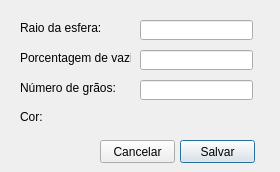
<?xml version="1.0" encoding="UTF-8"?>
<ui version="4.0">
 <class>DlgParametrosEsferasIdenticas</class>
 <widget class="QDialog" name="DlgParametrosEsferasIdenticas">
  <property name="geometry">
   <rect>
    <x>0</x>
    <y>0</y>
    <width>280</width>
    <height>172</height>
   </rect>
  </property>
  <property name="windowTitle">
   <string>Parâmetros - Esfera</string>
  </property>
  <property name="modal">
   <bool>true</bool>
  </property>
  <widget class="QPushButton" name="btnSalvar">
   <property name="geometry">
    <rect>
     <x>180</x>
     <y>140</y>
     <width>75</width>
     <height>23</height>
    </rect>
   </property>
   <property name="cursor">
    <cursorShape>PointingHandCursor</cursorShape>
   </property>
   <property name="text">
    <string>Salvar</string>
   </property>
  </widget>
  <widget class="QPushButton" name="btnCancelar">
   <property name="geometry">
    <rect>
     <x>100</x>
     <y>140</y>
     <width>75</width>
     <height>23</height>
    </rect>
   </property>
   <property name="cursor">
    <cursorShape>PointingHandCursor</cursorShape>
   </property>
   <property name="text">
    <string>Cancelar</string>
   </property>
  </widget>
  <widget class="QLineEdit" name="textRaioDaEsfera">
   <property name="geometry">
    <rect>
     <x>140</x>
     <y>20</y>
     <width>113</width>
     <height>20</height>
    </rect>
   </property>
  </widget>
  <widget class="QLabel" name="label">
   <property name="geometry">
    <rect>
     <x>20</x>
     <y>20</y>
     <width>111</width>
     <height>16</height>
    </rect>
   </property>
   <property name="text">
    <string>Raio da esfera:</string>
   </property>
  </widget>
  <widget class="QLineEdit" name="textPorcentagemDeVazio">
   <property name="geometry">
    <rect>
     <x>140</x>
     <y>50</y>
     <width>113</width>
     <height>20</height>
    </rect>
   </property>
  </widget>
  <widget class="QLabel" name="label_3">
   <property name="geometry">
    <rect>
     <x>20</x>
     <y>50</y>
     <width>111</width>
     <height>16</height>
    </rect>
   </property>
   <property name="text">
    <string>Porcentagem de vazio:</string>
   </property>
  </widget>
  <widget class="QLineEdit" name="textNumeroDeGraos">
   <property name="geometry">
    <rect>
     <x>140</x>
     <y>80</y>
     <width>113</width>
     <height>20</height>
    </rect>
   </property>
  </widget>
  <widget class="QLabel" name="label_4">
   <property name="geometry">
    <rect>
     <x>20</x>
     <y>80</y>
     <width>111</width>
     <height>16</height>
    </rect>
   </property>
   <property name="text">
    <string>Número de grãos:</string>
   </property>
  </widget>
  <widget class="QLabel" name="label_5">
   <property name="geometry">
    <rect>
     <x>20</x>
     <y>110</y>
     <width>46</width>
     <height>14</height>
    </rect>
   </property>
   <property name="text">
    <string>Cor:</string>
   </property>
  </widget>
  <widget class="QWidget" name="widgetCor" native="true">
   <property name="geometry">
    <rect>
     <x>140</x>
     <y>110</y>
     <width>111</width>
     <height>21</height>
    </rect>
   </property>
   <property name="cursor">
    <cursorShape>PointingHandCursor</cursorShape>
   </property>
  </widget>
 </widget>
 <resources/>
 <connections>
  <connection>
   <sender>btnCancelar</sender>
   <signal>clicked()</signal>
   <receiver>DlgParametrosEsferasIdenticas</receiver>
   <slot>cancelar()</slot>
   <hints>
    <hint type="sourcelabel">
     <x>137</x>
     <y>151</y>
    </hint>
    <hint type="destinationlabel">
     <x>139</x>
     <y>85</y>
    </hint>
   </hints>
  </connection>
  <connection>
   <sender>btnSalvar</sender>
   <signal>clicked()</signal>
   <receiver>DlgParametrosEsferasIdenticas</receiver>
   <slot>salvar()</slot>
   <hints>
    <hint type="sourcelabel">
     <x>217</x>
     <y>151</y>
    </hint>
    <hint type="destinationlabel">
     <x>139</x>
     <y>85</y>
    </hint>
   </hints>
  </connection>
 </connections>
 <slots>
  <slot>cancelar()</slot>
  <slot>salvar()</slot>
 </slots>
</ui>
